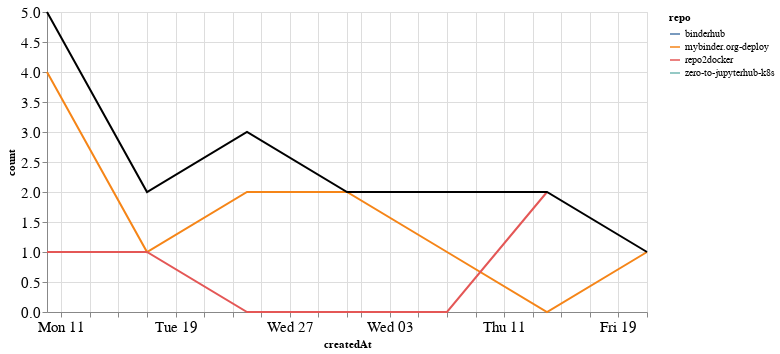

Notebook cell for this chart:
### Markdown cell above
## PRs

### Code cell
prs_time = prs.groupby('repo').resample('W', on='createdAt').count()['author'].reset_index()
prs_time = prs_time.rename(columns={'author': 'count'})
prs_time_total = prs_time.groupby('createdAt').agg({"count": "sum"}).reset_index()

ch1 = alt.Chart(prs_time, width=600).mark_line().encode(
    x='createdAt',
    y='count',
    color='repo',
    tooltip="repo"
)

ch2 = alt.Chart(prs_time_total, width=600).mark_line(color="black").encode(
    x='createdAt',
    y='count',
)

ch1 + ch2

### Figure 1 — Vega-Lite specification as saved in the notebook (floating-point values rounded to 4 significant figures)
{"config": {"axisLeft": {"labelFontSize": 15}, "axisBottom": {"labelFontSize": 15}}, "layer": [{"data": {"name": "data-60204791fb599e823d4faf6d303b3fb0"}, "mark": "line", "encoding": {"color": {"type": "nominal", "field": "repo"}, "tooltip": {"type": "nominal", "field": "repo"}, "x": {"type": "temporal", "field": "createdAt"}, "y": {"type": "quantitative", "field": "count"}}, "width": 600}, {"data": {"name": "data-793ece9fdd6a41d018487a154618cc4c"}, "mark": {"type": "line", "color": "black"}, "encoding": {"x": {"type": "temporal", "field": "createdAt"}, "y": {"type": "quantitative", "field": "count"}}, "width": 600}], "$schema": "https://vega.github.io/schema/vega-lite/v4.8.1.json", "datasets": {"data-60204791fb599e823d4faf6d303b3fb0": [{"repo": "binderhub", "createdAt": "2020-05-24T00:00:00", "count": 1}, {"repo": "mybinder.org-deploy", "createdAt": "2020-05-10T00:00:00", "count": 4}, {"repo": "mybinder.org-deploy", "createdAt": "2020-05-17T00:00:00", "count": 1}, {"repo": "mybinder.org-deploy", "createdAt": "2020-05-24T00:00:00", "count": 2}, {"repo": "mybinder.org-deploy", "createdAt": "2020-05-31T00:00:00", "count": 2}, {"repo": "mybinder.org-deploy", "createdAt": "2020-06-07T00:00:00", "count": 1}, {"repo": "mybinder.org-deploy", "createdAt": "2020-06-14T00:00:00", "count": 0}, {"repo": "mybinder.org-deploy", "createdAt": "2020-06-21T00:00:00", "count": 1}, {"repo": "repo2docker", "createdAt": "2020-05-10T00:00:00", "count": 1}, {"repo": "repo2docker", "createdAt": "2020-05-17T00:00:00", "count": 1}, {"repo": "repo2docker", "createdAt": "2020-05-24T00:00:00", "count": 0}, {"repo": "repo2docker", "createdAt": "2020-05-31T00:00:00", "count": 0}, {"repo": "repo2docker", "createdAt": "2020-06-07T00:00:00", "count": 0}, {"repo": "repo2docker", "createdAt": "2020-06-14T00:00:00", "count": 2}, {"repo": "zero-to-jupyterhub-k8s", "createdAt": "2020-06-07T00:00:00", "count": 1}], "data-793ece9fdd6a41d018487a154618cc4c": [{"createdAt": "2020-05-10T00:00:00", "count": 5}, {"createdAt": "2020-05-17T00:00:00", "count": 2}, {"createdAt": "2020-05-24T00:00:00", "count": 3}, {"createdAt": "2020-05-31T00:00:00", "count": 2}, {"createdAt": "2020-06-07T00:00:00", "count": 2}, {"createdAt": "2020-06-14T00:00:00", "count": 2}, {"createdAt": "2020-06-21T00:00:00", "count": 1}]}}
